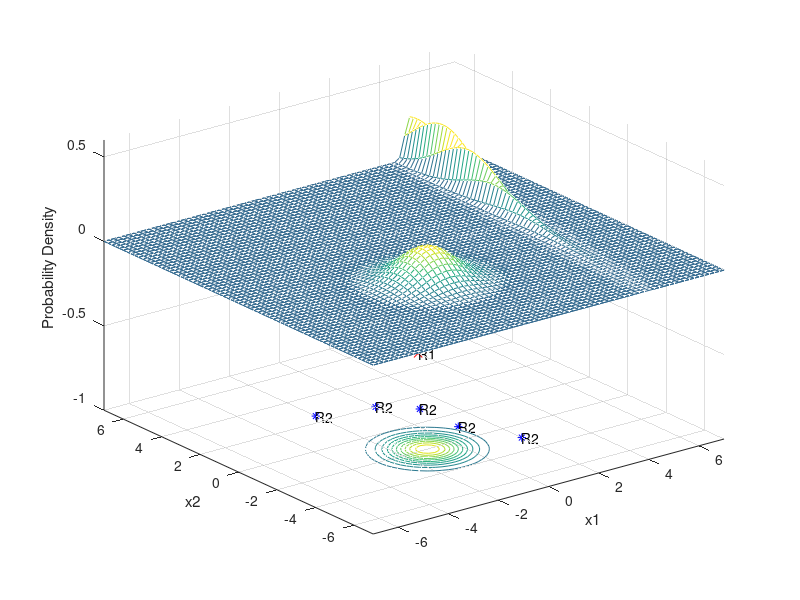

Reproduce this figure in MATLAB. (Note: this script raises an error after producing the figure.)
x1 = -7:0.2:7; x2 = -7:0.2:7;
[X1,X2] = meshgrid(x1,x2);

mu1 = [5 5];
Sigma1 = [.1 .8;.8 9];
F1 = mvnpdf([X1(:) X2(:)],mu1,Sigma1); %multi variate normal probability density function
                                       %returns the density of the multivariate normal distribution 
                                       %with mean mu1 and covariance Sigma1,
                                       %evaluated at each row of X1 X2
                                       
F1 = reshape(F1,length(x2),length(x1));%reshapes F1 into a length(x2) by length(x1) array 
                                       % where length(x2) and length(x1) indicates the size of each dimension.
%surfc(x1,x2,F1);
meshc(X1,X2,F1);                       %draws a wireframe mesh and a contour plot under it 
                                       %with color determined by F1
                                       %A contour plot displays isolines of
                                       %matrix F1

axis([-7 7 -7 7 -1.0 0.6]);             %sets the axis limit

xlabel('x1'); ylabel('x2'); zlabel('Probability Density');

hold on;

mu2 = [-1 -2];
Sigma2 = [.8 0;0 .8];
F2 = mvnpdf([X1(:) X2(:)],mu2,Sigma2);
F2 = reshape(F2,length(x2),length(x1));
%surfc(x1,x2,F2);
meshc(X1,X2,F2);  

axis([-7 7 -7 7 -1.0 0.6]);
xlabel('x1'); ylabel('x2'); zlabel('Probability Density');
hold on;

%assigning color to the axis
caxis([min(F2(:))-.5*range(F2(:)),max(F2(:))]);

% Write Your CODE here
samples=[1 1;1 -1;4 5;-2 2.5;0 2;2 -3];

for n=1:6
    for m=1:2
        if(m==1)
           g1=-log(2*pi)-0.5*log(det(Sigma1))-0.5*(samples(n,:)'-mu1')'*inv(Sigma1)*(samples(n,:)'-mu1')+log(0.5);
        elseif(m==2)
           g2=-log(2*pi)-0.5*log(det(Sigma2))-0.5*(samples(n,:)'-mu2')'*inv(Sigma2)*(samples(n,:)'-mu2')+log(0.5); 
        end
    end
    
    if(g1>g2)
        plot3(samples(n,1),samples(n,2),-1.0,'rx');
        text(samples(n,1),samples(n,2),-1.0,'R1');
    else
        plot3(samples(n,1),samples(n,2),-1.0,'b*');
        text(samples(n,1),samples(n,2),-1.0,'R2');
    end
    
end  

syms x y;
eq1 =-log(2*pi)-0.5*log(det(Sigma1))-0.5*([x;y]-mu1')'*inv(Sigma1)*([x;y]-mu1')+log(0.5);
eq2 =-log(2*pi)-0.5*log(det(Sigma2))-0.5*([x;y]-mu2')'*inv(Sigma2)*([x;y]-mu2')+log(0.5);
eq = eq1 - eq2;   %generating the equation
con=ezplot(eq, [[-7,7],[-7,7]]);
set(con,'Color','red');
xlabel('x1'); ylabel('x2'); zlabel('Probability Density');
    
hold off;












